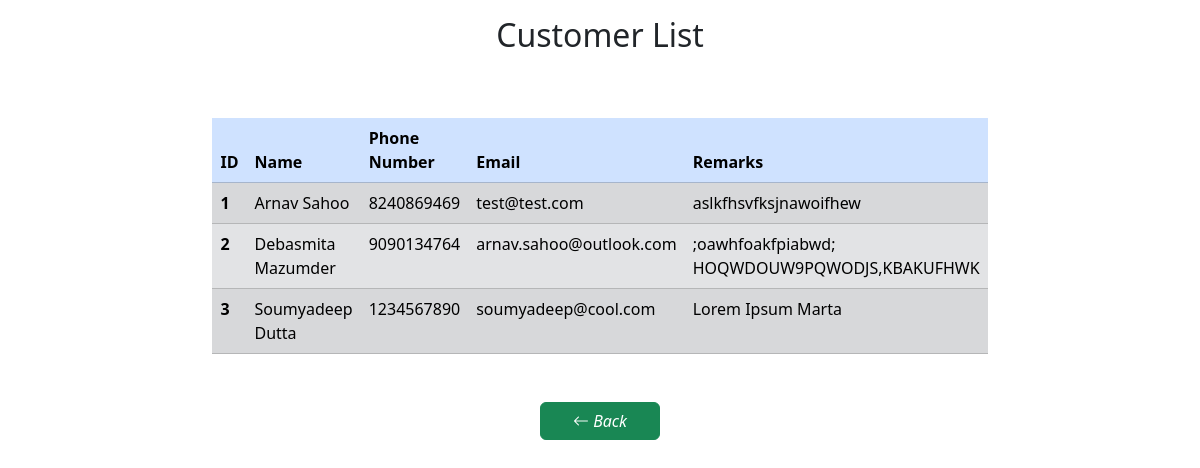
The app's page /admin/customer-list/ (signed in), older data.
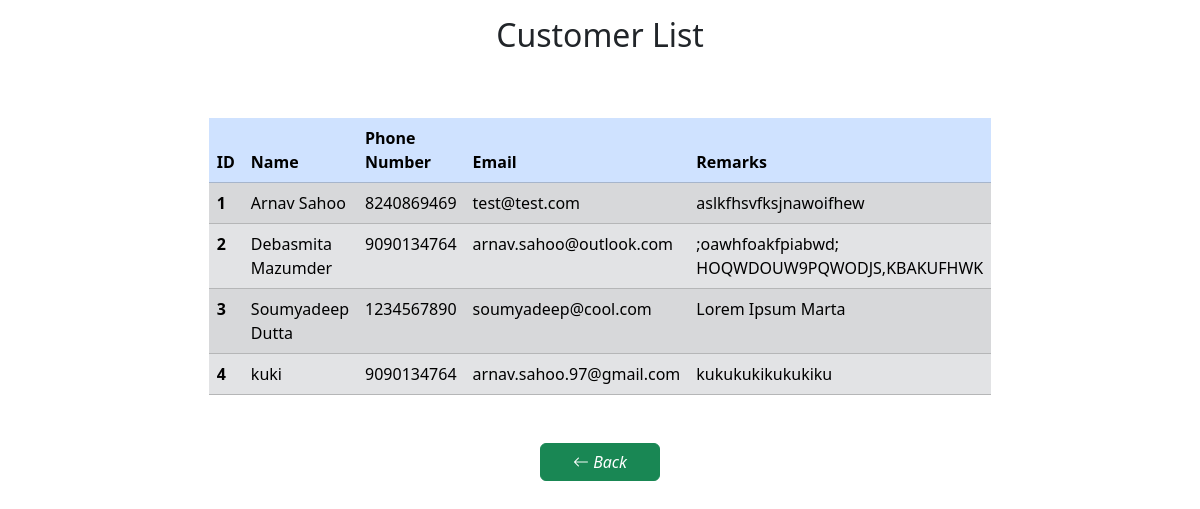
The same page, newer data.
### app/models.py (models this page shows, shortened)
class Customer(db.Model):
    __tablename__ = 'customer_info'
    id = db.Column("id", db.Integer, primary_key=True)
    name = db.Column("name", db.String(64))
    contact = db.Column("contact", db.Integer)
    email = db.Column("email", db.String)
    remarks = db.Column("remarks", db.Text)

### app/blueprints/admin/__init__.py (the view)
@admin_page.route('/customer-list/')
@login_required
def customer_list():
    customers = Customer.query.all()
    return render_template('customer_details.html', customers=customers)

### app/__init__.py (called while the page is built)
def create_app():
    app = Flask(__name__, instance_relative_config=False)
    app.config.from_object("config.Config")
    db.init_app(app)
    migrate.init_app(app, db)
    login_manager.init_app(app)
    from .models import User
    @login_manager.user_loader
    def user_loader(user_id):
        return User.query.get(user_id)
    with app.app_context():
        from .blueprints.admin import admin_page
        from .blueprints.gallery import gallery_page
        app.register_blueprint(gallery_page, url_prefix='/gallery')
        app.register_blueprint(admin_page, url_prefix='/admin')
        from . import routes
        return app

### app/blueprints/admin/templates/customer_details.html (shortened to what this page needs)
{% extends 'admin_base.html' %}
{% block head %}
<link rel="stylesheet" href="{{ url_for('admin.static', filename='styles/admin.css') }}">
{% endblock %}
{% block body %}
	<div class="d-flex flex-column justify-content-center" x-data="{ goBack: function() { window.history.back(); } }">
		<h2 class="text-center m-3">Customer List</h2>
		<table class="table table-striped table-hover table-responsive-md customer-table">
			<thead>
				<tr class="table-primary">
					<th scope="col">ID</th>
					<th scope="col">Name</th>
					<th scope="col">Phone Number</th>
					<th scope="col">Email</th>
					<th scope="col">Remarks</th>
				</tr>
			</thead>
			<tbody>
				{% for customer in customers %}
					<tr class="table-responsive table-secondary">
						<th scope="row">{{ customer.id }}</th>
						<td>{{ customer.name }}</td>
						<td>{{ customer.contact }}</td>
						<td>{{ customer.email }}</td>
						<td>{{ customer.remarks }}</td>
					</tr>
				{% endfor %}
			</tbody>
		</table>
		<button class="btn btn-success btn-md back-btn" @click="goBack">
			<i class="bi bi-arrow-left">
				Back
			</i>
		</button>
	</div>
{% endblock %}

### app/blueprints/admin/templates/admin_base.html (shortened to what this page needs)
<!DOCTYPE html>
<html lang="en">
<head>
    <link href="https://cdn.jsdelivr.net/npm/bootstrap@5.3.1/dist/css/bootstrap.min.css" rel="stylesheet">
    <link rel="stylesheet" href="https://cdn.jsdelivr.net/npm/bootstrap-icons@1.10.5/font/bootstrap-icons.css">
    {% block head %}{% endblock %}
</head>
<body>
    {% block body %}{% endblock %}
</body>
</html>

### app/blueprints/admin/static/styles/admin.css (style rules this page uses)
* { margin: 0; padding: 0; box-sizing: border-box; }
.customer-table { width: 50%; margin: 3rem auto; }
.back-btn { width: 10%; margin:auto; }

Row changes from the older to the newer data that the page shows:
added Customer: id "4", name "kuki", contact "9090134764", email "arnav.sahoo.97@gmail.com", remarks "kukukukikukukiku"
